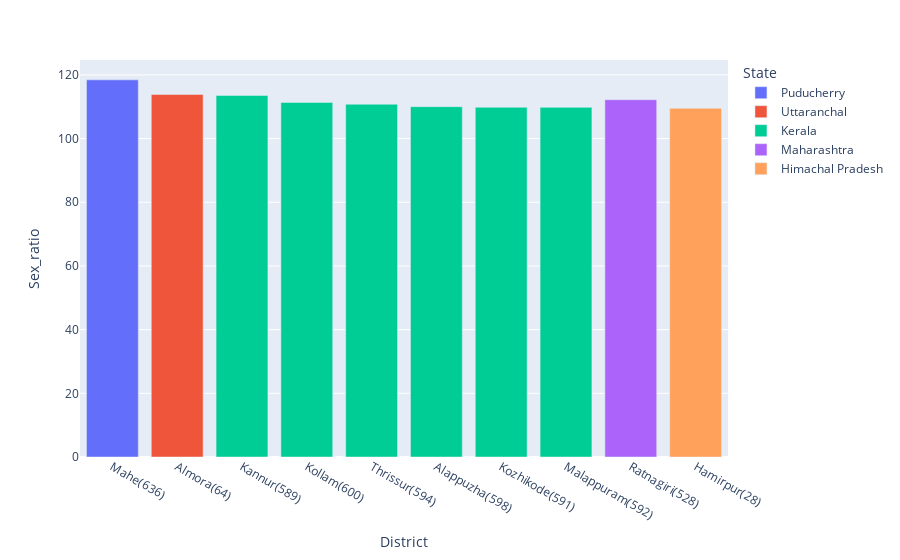

Source (notebook cell):
### Code cell
px.bar(data_frame=temp,x='District',y='Sex_ratio',color='State')

### Figure 1 — Plotly figure (JSON) as saved in the notebook; plotly's stock layout.template omitted (floating-point values rounded to 4 significant figures)
{"data": [{"hovertemplate": "State=Puducherry<br>District=%{x}<br>Sex_ratio=%{y}<extra></extra>", "legendgroup": "Puducherry", "marker": {"color": "#636efa", "pattern": {"shape": ""}}, "name": "Puducherry", "orientation": "v", "showlegend": true, "textposition": "auto", "type": "bar", "x": ["Mahe(636)"], "xaxis": "x", "y": [118.4], "yaxis": "y"}, {"hovertemplate": "State=Uttaranchal<br>District=%{x}<br>Sex_ratio=%{y}<extra></extra>", "legendgroup": "Uttaranchal", "marker": {"color": "#EF553B", "pattern": {"shape": ""}}, "name": "Uttaranchal", "orientation": "v", "showlegend": true, "textposition": "auto", "type": "bar", "x": ["Almora(64)"], "xaxis": "x", "y": [113.9], "yaxis": "y"}, {"hovertemplate": "State=Kerala<br>District=%{x}<br>Sex_ratio=%{y}<extra></extra>", "legendgroup": "Kerala", "marker": {"color": "#00cc96", "pattern": {"shape": ""}}, "name": "Kerala", "orientation": "v", "showlegend": true, "textposition": "auto", "type": "bar", "x": ["Kannur(589)", "Kollam(600)", "Thrissur(594)", "Alappuzha(598)", "Kozhikode(591)", "Malappuram(592)"], "xaxis": "x", "y": [113.5, 111.3, 110.8, 110.0, 109.8, 109.8], "yaxis": "y"}, {"hovertemplate": "State=Maharashtra<br>District=%{x}<br>Sex_ratio=%{y}<extra></extra>", "legendgroup": "Maharashtra", "marker": {"color": "#ab63fa", "pattern": {"shape": ""}}, "name": "Maharashtra", "orientation": "v", "showlegend": true, "textposition": "auto", "type": "bar", "x": ["Ratnagiri(528)"], "xaxis": "x", "y": [112.2], "yaxis": "y"}, {"hovertemplate": "State=Himachal Pradesh<br>District=%{x}<br>Sex_ratio=%{y}<extra></extra>", "legendgroup": "Himachal Pradesh", "marker": {"color": "#FFA15A", "pattern": {"shape": ""}}, "name": "Himachal Pradesh", "orientation": "v", "showlegend": true, "textposition": "auto", "type": "bar", "x": ["Hamirpur(28)"], "xaxis": "x", "y": [109.5], "yaxis": "y"}], "layout": {"barmode": "relative", "legend": {"title": {"text": "State"}, "tracegroupgap": 0}, "margin": {"t": 60}, "xaxis": {"anchor": "y", "domain": [0, 1], "title": {"text": "District"}}, "yaxis": {"anchor": "x", "domain": [0, 1], "title": {"text": "Sex_ratio"}}}}
